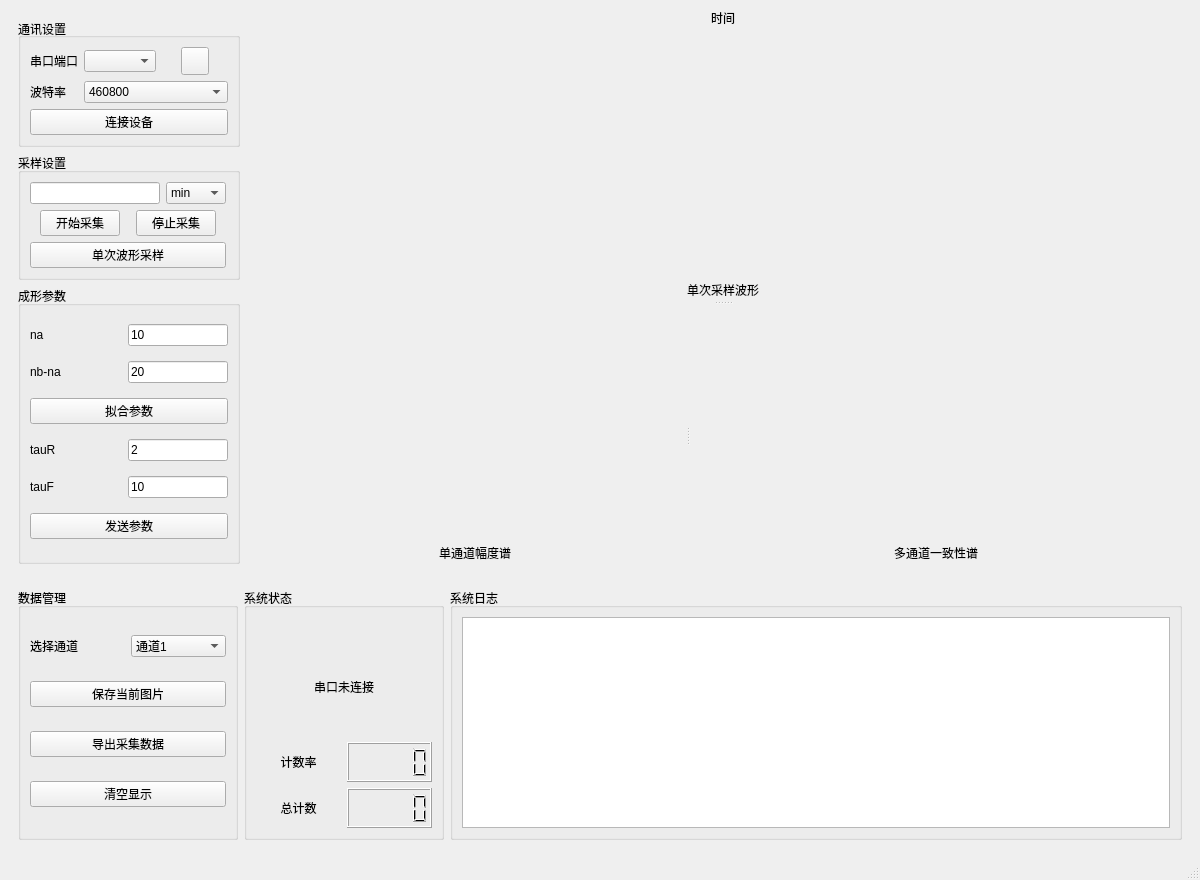
<?xml version="1.0" encoding="UTF-8"?>
<ui version="4.0">
 <class>MainWindow</class>
 <widget class="QMainWindow" name="MainWindow">
  <property name="geometry">
   <rect>
    <x>0</x>
    <y>0</y>
    <width>1200</width>
    <height>880</height>
   </rect>
  </property>
  <property name="minimumSize">
   <size>
    <width>1200</width>
    <height>880</height>
   </size>
  </property>
  <property name="windowTitle">
   <string>MainWindow</string>
  </property>
  <widget class="QWidget" name="centralwidget">
   <layout class="QGridLayout" name="gridLayout_5">
    <item row="0" column="0" rowspan="2">
     <widget class="QWidget" name="widget_left" native="true">
      <property name="sizePolicy">
       <sizepolicy hsizetype="Preferred" vsizetype="Preferred">
        <horstretch>0</horstretch>
        <verstretch>0</verstretch>
       </sizepolicy>
      </property>
      <property name="minimumSize">
       <size>
        <width>0</width>
        <height>0</height>
       </size>
      </property>
      <property name="maximumSize">
       <size>
        <width>240</width>
        <height>16777215</height>
       </size>
      </property>
      <layout class="QGridLayout" name="gridLayout_3">
       <item row="0" column="0" colspan="2">
        <widget class="QGroupBox" name="sample_card">
         <property name="sizePolicy">
          <sizepolicy hsizetype="Preferred" vsizetype="Fixed">
           <horstretch>0</horstretch>
           <verstretch>0</verstretch>
          </sizepolicy>
         </property>
         <property name="font">
          <font>
           <bold>false</bold>
          </font>
         </property>
         <property name="title">
          <string>通讯设置</string>
         </property>
         <property name="alignment">
          <set>Qt::AlignLeading|Qt::AlignLeft|Qt::AlignVCenter</set>
         </property>
         <property name="flat">
          <bool>false</bool>
         </property>
         <property name="checkable">
          <bool>false</bool>
         </property>
         <layout class="QGridLayout" name="gridLayout">
          <item row="0" column="0">
           <widget class="QLabel" name="lbl_port">
            <property name="sizePolicy">
             <sizepolicy hsizetype="Preferred" vsizetype="Preferred">
              <horstretch>0</horstretch>
              <verstretch>0</verstretch>
             </sizepolicy>
            </property>
            <property name="maximumSize">
             <size>
              <width>16777215</width>
              <height>16777215</height>
             </size>
            </property>
            <property name="text">
             <string>串口端口</string>
            </property>
           </widget>
          </item>
          <item row="0" column="1">
           <layout class="QHBoxLayout" name="horizontalLayout_2">
            <item>
             <widget class="QComboBox" name="combo_ports">
              <property name="sizePolicy">
               <sizepolicy hsizetype="Preferred" vsizetype="Fixed">
                <horstretch>0</horstretch>
                <verstretch>0</verstretch>
               </sizepolicy>
              </property>
              <property name="maximumSize">
               <size>
                <width>16777215</width>
                <height>16777215</height>
               </size>
              </property>
             </widget>
            </item>
            <item alignment="Qt::AlignHCenter|Qt::AlignVCenter">
             <widget class="QToolButton" name="btn_refresh">
              <property name="sizePolicy">
               <sizepolicy hsizetype="Preferred" vsizetype="Preferred">
                <horstretch>0</horstretch>
                <verstretch>0</verstretch>
               </sizepolicy>
              </property>
              <property name="minimumSize">
               <size>
                <width>28</width>
                <height>28</height>
               </size>
              </property>
              <property name="maximumSize">
               <size>
                <width>28</width>
                <height>28</height>
               </size>
              </property>
              <property name="text">
               <string/>
              </property>
             </widget>
            </item>
           </layout>
          </item>
          <item row="1" column="0">
           <widget class="QLabel" name="lbl_baud">
            <property name="sizePolicy">
             <sizepolicy hsizetype="Preferred" vsizetype="Preferred">
              <horstretch>0</horstretch>
              <verstretch>0</verstretch>
             </sizepolicy>
            </property>
            <property name="maximumSize">
             <size>
              <width>16777215</width>
              <height>16777215</height>
             </size>
            </property>
            <property name="text">
             <string>波特率</string>
            </property>
           </widget>
          </item>
          <item row="1" column="1">
           <widget class="QComboBox" name="combo_baud">
            <property name="sizePolicy">
             <sizepolicy hsizetype="Preferred" vsizetype="Fixed">
              <horstretch>1</horstretch>
              <verstretch>0</verstretch>
             </sizepolicy>
            </property>
            <property name="maximumSize">
             <size>
              <width>16777215</width>
              <height>16777215</height>
             </size>
            </property>
            <property name="currentText">
             <string>460800</string>
            </property>
            <property name="currentIndex">
             <number>7</number>
            </property>
            <item>
             <property name="text">
              <string>19200</string>
             </property>
            </item>
            <item>
             <property name="text">
              <string>38400</string>
             </property>
            </item>
            <item>
             <property name="text">
              <string>57600</string>
             </property>
            </item>
            <item>
             <property name="text">
              <string>115200</string>
             </property>
            </item>
            <item>
             <property name="text">
              <string>128000</string>
             </property>
            </item>
            <item>
             <property name="text">
              <string>230400</string>
             </property>
            </item>
            <item>
             <property name="text">
              <string>256000</string>
             </property>
            </item>
            <item>
             <property name="text">
              <string>460800</string>
             </property>
            </item>
            <item>
             <property name="text">
              <string>512000</string>
             </property>
            </item>
            <item>
             <property name="text">
              <string>750000</string>
             </property>
            </item>
            <item>
             <property name="text">
              <string>921600</string>
             </property>
            </item>
           </widget>
          </item>
          <item row="2" column="0" colspan="2">
           <widget class="QPushButton" name="btn_connect">
            <property name="sizePolicy">
             <sizepolicy hsizetype="Preferred" vsizetype="Fixed">
              <horstretch>0</horstretch>
              <verstretch>0</verstretch>
             </sizepolicy>
            </property>
            <property name="text">
             <string>连接设备</string>
            </property>
           </widget>
          </item>
         </layout>
        </widget>
       </item>
       <item row="3" column="0" colspan="2">
        <widget class="QGroupBox" name="param_card">
         <property name="sizePolicy">
          <sizepolicy hsizetype="Preferred" vsizetype="Fixed">
           <horstretch>0</horstretch>
           <verstretch>0</verstretch>
          </sizepolicy>
         </property>
         <property name="minimumSize">
          <size>
           <width>0</width>
           <height>278</height>
          </size>
         </property>
         <property name="title">
          <string>成形参数</string>
         </property>
         <layout class="QGridLayout" name="gridLayout_2">
          <item row="8" column="0" colspan="2">
           <widget class="QPushButton" name="btn_send">
            <property name="text">
             <string>发送参数</string>
            </property>
           </widget>
          </item>
          <item row="1" column="1">
           <widget class="QLineEdit" name="inp_nb_na">
            <property name="maximumSize">
             <size>
              <width>100</width>
              <height>16777215</height>
             </size>
            </property>
            <property name="text">
             <string>20</string>
            </property>
           </widget>
          </item>
          <item row="3" column="0">
           <widget class="QLabel" name="lbl_tauR">
            <property name="text">
             <string>tauR</string>
            </property>
           </widget>
          </item>
          <item row="4" column="0">
           <widget class="QLabel" name="lbl_tauF">
            <property name="text">
             <string>tauF</string>
            </property>
           </widget>
          </item>
          <item row="0" column="0">
           <widget class="QLabel" name="lbl_na">
            <property name="text">
             <string>na</string>
            </property>
           </widget>
          </item>
          <item row="0" column="1">
           <widget class="QLineEdit" name="inp_na">
            <property name="maximumSize">
             <size>
              <width>100</width>
              <height>16777215</height>
             </size>
            </property>
            <property name="text">
             <string>10</string>
            </property>
           </widget>
          </item>
          <item row="3" column="1">
           <widget class="QLineEdit" name="inp_tauR">
            <property name="maximumSize">
             <size>
              <width>100</width>
              <height>16777215</height>
             </size>
            </property>
            <property name="text">
             <string>2</string>
            </property>
           </widget>
          </item>
          <item row="4" column="1">
           <widget class="QLineEdit" name="inp_tauF">
            <property name="maximumSize">
             <size>
              <width>100</width>
              <height>16777215</height>
             </size>
            </property>
            <property name="text">
             <string>10</string>
            </property>
           </widget>
          </item>
          <item row="1" column="0">
           <widget class="QLabel" name="lbl_nb_ba">
            <property name="text">
             <string>nb-na</string>
            </property>
           </widget>
          </item>
          <item row="2" column="0" colspan="2">
           <widget class="QPushButton" name="btn_fit">
            <property name="text">
             <string>拟合参数</string>
            </property>
           </widget>
          </item>
         </layout>
        </widget>
       </item>
       <item row="2" column="0" colspan="2">
        <widget class="QGroupBox" name="acq_card">
         <property name="sizePolicy">
          <sizepolicy hsizetype="Preferred" vsizetype="Fixed">
           <horstretch>0</horstretch>
           <verstretch>0</verstretch>
          </sizepolicy>
         </property>
         <property name="title">
          <string>采样设置</string>
         </property>
         <layout class="QGridLayout" name="gridLayout_7">
          <item row="2" column="0" colspan="2">
           <widget class="QPushButton" name="btn_single">
            <property name="text">
             <string>单次波形采样</string>
            </property>
            <property name="checkable">
             <bool>false</bool>
            </property>
            <property name="autoRepeat">
             <bool>false</bool>
            </property>
            <property name="autoExclusive">
             <bool>false</bool>
            </property>
            <property name="autoDefault">
             <bool>false</bool>
            </property>
            <property name="default">
             <bool>false</bool>
            </property>
            <property name="flat">
             <bool>false</bool>
            </property>
           </widget>
          </item>
          <item row="1" column="0" colspan="2">
           <layout class="QHBoxLayout" name="horizontalLayout_1">
            <item>
             <widget class="QPushButton" name="btn_start">
              <property name="sizePolicy">
               <sizepolicy hsizetype="Fixed" vsizetype="Fixed">
                <horstretch>0</horstretch>
                <verstretch>0</verstretch>
               </sizepolicy>
              </property>
              <property name="text">
               <string>开始采集</string>
              </property>
             </widget>
            </item>
            <item>
             <widget class="QPushButton" name="btn_stop">
              <property name="sizePolicy">
               <sizepolicy hsizetype="Fixed" vsizetype="Fixed">
                <horstretch>0</horstretch>
                <verstretch>0</verstretch>
               </sizepolicy>
              </property>
              <property name="text">
               <string>停止采集</string>
              </property>
             </widget>
            </item>
           </layout>
          </item>
          <item row="0" column="0">
           <widget class="QLineEdit" name="inp_acq_time">
            <property name="sizePolicy">
             <sizepolicy hsizetype="Fixed" vsizetype="Fixed">
              <horstretch>0</horstretch>
              <verstretch>0</verstretch>
             </sizepolicy>
            </property>
            <property name="maximumSize">
             <size>
              <width>130</width>
              <height>16777215</height>
             </size>
            </property>
           </widget>
          </item>
          <item row="0" column="1">
           <widget class="QComboBox" name="combo_time">
            <property name="sizePolicy">
             <sizepolicy hsizetype="Fixed" vsizetype="Fixed">
              <horstretch>0</horstretch>
              <verstretch>0</verstretch>
             </sizepolicy>
            </property>
            <property name="maximumSize">
             <size>
              <width>60</width>
              <height>16777215</height>
             </size>
            </property>
            <item>
             <property name="text">
              <string>min</string>
             </property>
            </item>
            <item>
             <property name="text">
              <string>h</string>
             </property>
            </item>
           </widget>
          </item>
         </layout>
        </widget>
       </item>
      </layout>
     </widget>
    </item>
    <item row="0" column="1">
     <widget class="QLabel" name="clock_label">
      <property name="maximumSize">
       <size>
        <width>16777215</width>
        <height>21</height>
       </size>
      </property>
      <property name="text">
       <string>时间</string>
      </property>
      <property name="alignment">
       <set>Qt::AlignCenter</set>
      </property>
     </widget>
    </item>
    <item row="1" column="1">
     <widget class="QWidget" name="widget_plot" native="true">
      <property name="sizePolicy">
       <sizepolicy hsizetype="Preferred" vsizetype="Preferred">
        <horstretch>0</horstretch>
        <verstretch>0</verstretch>
       </sizepolicy>
      </property>
      <property name="minimumSize">
       <size>
        <width>0</width>
        <height>370</height>
       </size>
      </property>
      <layout class="QGridLayout" name="gridLayout_4">
       <item row="0" column="0">
        <widget class="QSplitter" name="splitter_2">
         <property name="orientation">
          <enum>Qt::Vertical</enum>
         </property>
         <widget class="QWidget" name="">
          <layout class="QVBoxLayout" name="verticalLayout_4">
           <item>
            <widget class="QWidget" name="widget_wave" native="true">
             <property name="minimumSize">
              <size>
               <width>0</width>
               <height>230</height>
              </size>
             </property>
             <property name="maximumSize">
              <size>
               <width>16777215</width>
               <height>320</height>
              </size>
             </property>
            </widget>
           </item>
           <item>
            <widget class="QLabel" name="lbl_sample_title">
             <property name="maximumSize">
              <size>
               <width>16777215</width>
               <height>31</height>
              </size>
             </property>
             <property name="text">
              <string>单次采样波形</string>
             </property>
             <property name="alignment">
              <set>Qt::AlignCenter</set>
             </property>
            </widget>
           </item>
          </layout>
         </widget>
         <widget class="QSplitter" name="splitter">
          <property name="orientation">
           <enum>Qt::Horizontal</enum>
          </property>
          <widget class="QWidget" name="">
           <layout class="QVBoxLayout" name="verticalLayout">
            <item>
             <widget class="QWidget" name="widget_amp" native="true">
              <property name="minimumSize">
               <size>
                <width>0</width>
                <height>230</height>
               </size>
              </property>
             </widget>
            </item>
            <item>
             <widget class="QLabel" name="lbl_amp_title">
              <property name="text">
               <string>单通道幅度谱</string>
              </property>
              <property name="alignment">
               <set>Qt::AlignCenter</set>
              </property>
             </widget>
            </item>
           </layout>
          </widget>
          <widget class="QWidget" name="">
           <layout class="QVBoxLayout" name="verticalLayout_2">
            <item>
             <widget class="QWidget" name="widget_counter" native="true">
              <property name="minimumSize">
               <size>
                <width>0</width>
                <height>230</height>
               </size>
              </property>
             </widget>
            </item>
            <item>
             <widget class="QLabel" name="lbl_counter_title">
              <property name="maximumSize">
               <size>
                <width>16777215</width>
                <height>31</height>
               </size>
              </property>
              <property name="text">
               <string>多通道一致性谱</string>
              </property>
              <property name="alignment">
               <set>Qt::AlignCenter</set>
              </property>
             </widget>
            </item>
           </layout>
          </widget>
         </widget>
        </widget>
       </item>
      </layout>
     </widget>
    </item>
    <item row="2" column="0" colspan="2">
     <widget class="QWidget" name="widget_bottom" native="true">
      <layout class="QHBoxLayout" name="horizontalLayout">
       <item>
        <widget class="QGroupBox" name="file_card">
         <property name="minimumSize">
          <size>
           <width>220</width>
           <height>0</height>
          </size>
         </property>
         <property name="maximumSize">
          <size>
           <width>16777215</width>
           <height>16777215</height>
          </size>
         </property>
         <property name="font">
          <font>
           <italic>false</italic>
          </font>
         </property>
         <property name="title">
          <string>数据管理</string>
         </property>
         <layout class="QGridLayout" name="gridLayout_8">
          <item row="0" column="0">
           <widget class="QLabel" name="lbl_ch">
            <property name="text">
             <string>选择通道</string>
            </property>
           </widget>
          </item>
          <item row="0" column="1">
           <widget class="QComboBox" name="combo_ch">
            <item>
             <property name="text">
              <string>通道1</string>
             </property>
            </item>
            <item>
             <property name="text">
              <string>通道2</string>
             </property>
            </item>
            <item>
             <property name="text">
              <string>通道3</string>
             </property>
            </item>
            <item>
             <property name="text">
              <string>通道4</string>
             </property>
            </item>
            <item>
             <property name="text">
              <string>通道5</string>
             </property>
            </item>
            <item>
             <property name="text">
              <string>通道6</string>
             </property>
            </item>
            <item>
             <property name="text">
              <string>通道7</string>
             </property>
            </item>
            <item>
             <property name="text">
              <string>通道8</string>
             </property>
            </item>
           </widget>
          </item>
          <item row="1" column="0" colspan="2">
           <widget class="QPushButton" name="btn_save_wave">
            <property name="text">
             <string>保存当前图片</string>
            </property>
           </widget>
          </item>
          <item row="2" column="0" colspan="2">
           <widget class="QPushButton" name="btn_save_data">
            <property name="text">
             <string>导出采集数据</string>
            </property>
           </widget>
          </item>
          <item row="3" column="0" colspan="2">
           <widget class="QPushButton" name="btn_clear">
            <property name="text">
             <string>清空显示</string>
            </property>
           </widget>
          </item>
         </layout>
        </widget>
       </item>
       <item>
        <widget class="QGroupBox" name="status_card">
         <property name="maximumSize">
          <size>
           <width>200</width>
           <height>16777215</height>
          </size>
         </property>
         <property name="title">
          <string>系统状态</string>
         </property>
         <layout class="QGridLayout" name="gridLayout_9">
          <item row="0" column="0">
           <spacer name="horizontalSpacer_4">
            <property name="orientation">
             <enum>Qt::Horizontal</enum>
            </property>
            <property name="sizeHint" stdset="0">
             <size>
              <width>40</width>
              <height>20</height>
             </size>
            </property>
           </spacer>
          </item>
          <item row="1" column="0">
           <layout class="QGridLayout" name="gridLayout_6">
            <item row="0" column="2">
             <spacer name="horizontalSpacer_2">
              <property name="orientation">
               <enum>Qt::Horizontal</enum>
              </property>
              <property name="sizeHint" stdset="0">
               <size>
                <width>40</width>
                <height>20</height>
               </size>
              </property>
             </spacer>
            </item>
            <item row="0" column="1">
             <widget class="QLabel" name="port_status">
              <property name="minimumSize">
               <size>
                <width>0</width>
                <height>0</height>
               </size>
              </property>
              <property name="text">
               <string>串口未连接</string>
              </property>
              <property name="alignment">
               <set>Qt::AlignCenter</set>
              </property>
             </widget>
            </item>
            <item row="0" column="0">
             <spacer name="horizontalSpacer_1">
              <property name="orientation">
               <enum>Qt::Horizontal</enum>
              </property>
              <property name="sizeHint" stdset="0">
               <size>
                <width>40</width>
                <height>20</height>
               </size>
              </property>
             </spacer>
            </item>
           </layout>
          </item>
          <item row="2" column="0">
           <layout class="QHBoxLayout" name="horizontalLayout_4">
            <item>
             <widget class="QLabel" name="lbl_counting_rate">
              <property name="text">
               <string>计数率</string>
              </property>
              <property name="alignment">
               <set>Qt::AlignCenter</set>
              </property>
             </widget>
            </item>
            <item>
             <widget class="QLCDNumber" name="acq_counting_rate">
              <property name="minimumSize">
               <size>
                <width>0</width>
                <height>40</height>
               </size>
              </property>
              <property name="maximumSize">
               <size>
                <width>16777215</width>
                <height>40</height>
               </size>
              </property>
             </widget>
            </item>
           </layout>
          </item>
          <item row="3" column="0">
           <layout class="QHBoxLayout" name="horizontalLayout_3">
            <item>
             <widget class="QLabel" name="lbl_counter">
              <property name="minimumSize">
               <size>
                <width>0</width>
                <height>0</height>
               </size>
              </property>
              <property name="maximumSize">
               <size>
                <width>16777215</width>
                <height>16777215</height>
               </size>
              </property>
              <property name="text">
               <string>总计数</string>
              </property>
              <property name="alignment">
               <set>Qt::AlignCenter</set>
              </property>
             </widget>
            </item>
            <item>
             <widget class="QLCDNumber" name="acq_counter">
              <property name="sizePolicy">
               <sizepolicy hsizetype="Preferred" vsizetype="Preferred">
                <horstretch>0</horstretch>
                <verstretch>0</verstretch>
               </sizepolicy>
              </property>
              <property name="minimumSize">
               <size>
                <width>0</width>
                <height>40</height>
               </size>
              </property>
              <property name="maximumSize">
               <size>
                <width>16777215</width>
                <height>40</height>
               </size>
              </property>
             </widget>
            </item>
           </layout>
          </item>
         </layout>
        </widget>
       </item>
       <item>
        <widget class="QGroupBox" name="log_card">
         <property name="maximumSize">
          <size>
           <width>16777215</width>
           <height>16777215</height>
          </size>
         </property>
         <property name="title">
          <string>系统日志</string>
         </property>
         <layout class="QVBoxLayout" name="verticalLayout_3">
          <item>
           <widget class="QPlainTextEdit" name="log_text">
            <property name="minimumSize">
             <size>
              <width>0</width>
              <height>0</height>
             </size>
            </property>
           </widget>
          </item>
         </layout>
        </widget>
       </item>
      </layout>
     </widget>
    </item>
   </layout>
  </widget>
  <widget class="QMenuBar" name="menubar">
   <property name="geometry">
    <rect>
     <x>0</x>
     <y>0</y>
     <width>1200</width>
     <height>25</height>
    </rect>
   </property>
  </widget>
  <widget class="QStatusBar" name="statusbar"/>
 </widget>
 <resources/>
 <connections/>
</ui>
